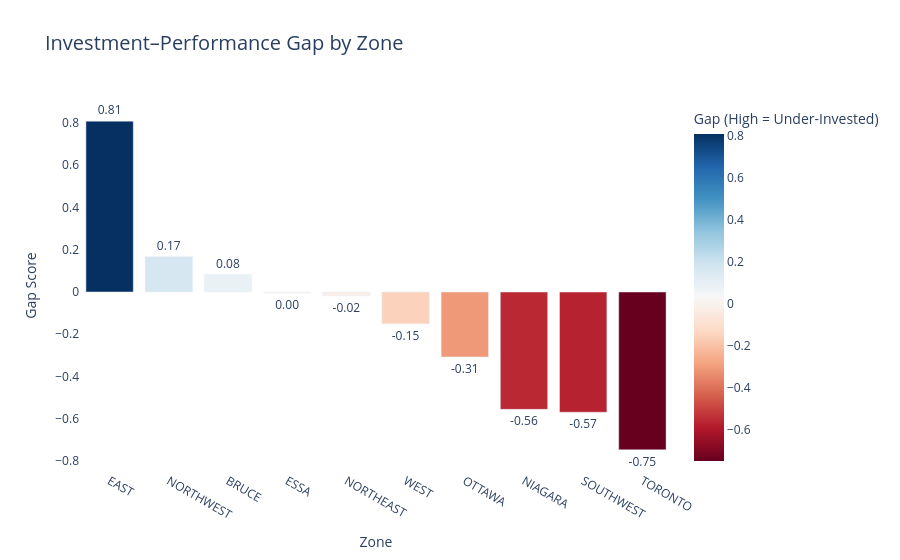

Here is the notebook cell this chart was saved with:
### Markdown cell above
## Experiment 3: Investment–Performance Gap Analysis
**Inputs**: Demand variability (Dataset 1), adequacy metrics (Dataset 5), outage frequency (Dataset 4).

**Processing Objective**: Identify zones with high operational stress (e.g., high demand vari- ability, frequent outages) but lower adequacy margins.

### Code cell
import pandas as pd
import numpy as np
from sklearn.preprocessing import MinMaxScaler
from IPython.display import display, HTML
import plotly.express as px


# Helper: Normalize Function

def normalize(series):
    scaler = MinMaxScaler()
    return pd.Series(scaler.fit_transform(series.values.reshape(-1, 1)).flatten(), index=series.index, name=series.name)

# Define zones
zone_cols = ['NORTHWEST', 'NORTHEAST', 'OTTAWA', 'EAST', 'TORONTO',
             'ESSA', 'BRUCE', 'SOUTHWEST', 'NIAGARA', 'WEST']

# Step 1: Demand Variability Index (DVI)

demand_path = r'../Dataset/RealtimeDemandZonal.csv'
demand_df = pd.read_csv(demand_path)
demand_df.columns = demand_df.columns.str.strip()
demand_df['Date'] = pd.to_datetime(demand_df['Date'], errors='coerce')

dvi = (demand_df[zone_cols].std() / demand_df[zone_cols].mean()).rename("DVI")
dvi = normalize(dvi)


# Step 2: Outage Frequency Index (OFI)

outage_path = r'../Dataset/TransmissionOutagesAll.xlsx'
outage_df = pd.read_excel(outage_path)
outage_df.columns = outage_df.columns.str.strip()

if 'Zone' in outage_df.columns:
    ofi = outage_df['Zone'].value_counts().reindex(zone_cols, fill_value=0).rename("OFI")
else:
    print("No 'Zone' column in outage data — using simulated outage values.")
    ofi = pd.Series(np.random.randint(1, 15, len(zone_cols)), index=zone_cols, name="OFI")
ofi = normalize(ofi)


# Step 3: Adequacy Margin Index (AMI)

adequacy_path = r'../Dataset/Adequacy Data.xlsx'
adequacy_df = pd.read_excel(adequacy_path, sheet_name='Sheet1')
adequacy_df.columns = adequacy_df.columns.str.strip().str.lower()

# Display available columns for verification
print("Columns in adequacy_df:")
print(adequacy_df.columns.tolist())

# Try to manually identify columns
zone_col = 'region'  # Replace with your actual column name
margin_col = 'capability(mw)'  # Replace with actual adequacy margin column

# Group and compute mean adequacy margin per zone
if zone_col in adequacy_df.columns and margin_col in adequacy_df.columns:
    ami = adequacy_df.groupby(zone_col)[margin_col].mean().reindex(zone_cols, fill_value=0)
    ami.name = "AMI"
    ami = normalize(ami)
else:
    print("Columns not found — using simulated AMI values.")
    ami = pd.Series(np.random.uniform(0.1, 1.0, len(zone_cols)), index=zone_cols, name="AMI")

# Step 4: Merge & Compute Gap Score

df_scores = pd.concat([dvi, ofi, ami], axis=1)
df_scores['StressScore'] = (df_scores['DVI'] + df_scores['OFI']) / 2
df_scores['GapScore'] = df_scores['StressScore'] - df_scores['AMI']

gap_result = df_scores.sort_values(by='GapScore', ascending=False).reset_index()
gap_result.columns = ['Zone', 'DVI', 'OFI', 'AMI', 'StressScore', 'GapScore']


# Step 5: Display Table

print("Zones with High Stress but Low Adequacy (Investment Priority):")
display(HTML(gap_result.to_html(index=False, float_format="%.4f")))


# Step 6: Bar Chart

fig = px.bar(
    gap_result,
    x='Zone',
    y='GapScore',
    color='GapScore',
    title='Investment–Performance Gap by Zone',
    labels={'GapScore': 'Gap (High = Under-Invested)'},
    text='GapScore',
    color_continuous_scale='RdBu',
)

fig.update_traces(texttemplate='%{text:.2f}', textposition='outside')
fig.update_layout(
    yaxis_title='Gap Score',
    xaxis_title='Zone',
    yaxis=dict(range=[gap_result['GapScore'].min() - 0.1, gap_result['GapScore'].max() + 0.1]),
    title_font=dict(size=20),
    plot_bgcolor='white'
)
fig.show()

### Figure 1 — Plotly figure (JSON) as saved in the notebook; plotly's stock layout.template omitted (floating-point values rounded to 4 significant figures)
{"data": [{"alignmentgroup": "True", "hovertemplate": "Zone=%{x}<br>Gap (High = Under-Invested)=%{marker.color}<extra></extra>", "legendgroup": "", "marker": {"color": [0.8083, 0.1672, 0.08283, -0.004219, -0.01792, -0.1507, -0.3072, -0.5552, -0.5688, -0.7468], "coloraxis": "coloraxis", "pattern": {"shape": ""}}, "name": "", "offsetgroup": "", "orientation": "v", "showlegend": false, "text": [0.8083, 0.1672, 0.08283, -0.004219, -0.01792, -0.1507, -0.3072, -0.5552, -0.5688, -0.7468], "textposition": "outside", "texttemplate": "%{text:.2f}", "type": "bar", "x": ["EAST", "NORTHWEST", "BRUCE", "ESSA", "NORTHEAST", "WEST", "OTTAWA", "NIAGARA", "SOUTHWEST", "TORONTO"], "xaxis": "x", "y": [0.8083, 0.1672, 0.08283, -0.004219, -0.01792, -0.1507, -0.3072, -0.5552, -0.5688, -0.7468], "yaxis": "y"}], "layout": {"barmode": "relative", "coloraxis": {"colorbar": {"title": {"text": "Gap (High = Under-Invested)"}}, "colorscale": [[0, "rgb(103,0,31)"], [0.1, "rgb(178,24,43)"], [0.2, "rgb(214,96,77)"], [0.3, "rgb(244,165,130)"], [0.4, "rgb(253,219,199)"], [0.5, "rgb(247,247,247)"], [0.6, "rgb(209,229,240)"], [0.7, "rgb(146,197,222)"], [0.8, "rgb(67,147,195)"], [0.9, "rgb(33,102,172)"], [1, "rgb(5,48,97)"]]}, "legend": {"tracegroupgap": 0}, "plot_bgcolor": "white", "title": {"font": {"size": 20}, "text": "Investment–Performance Gap by Zone"}, "xaxis": {"anchor": "y", "domain": [0, 1], "title": {"text": "Zone"}}, "yaxis": {"anchor": "x", "domain": [0, 1], "range": [-0.8468, 0.9083], "title": {"text": "Gap Score"}}}}
